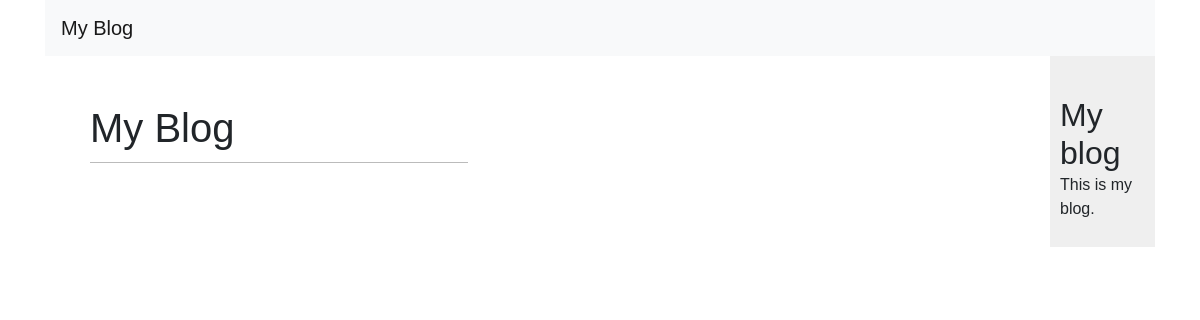
/blog/, run on an earlier commit of the app's database.
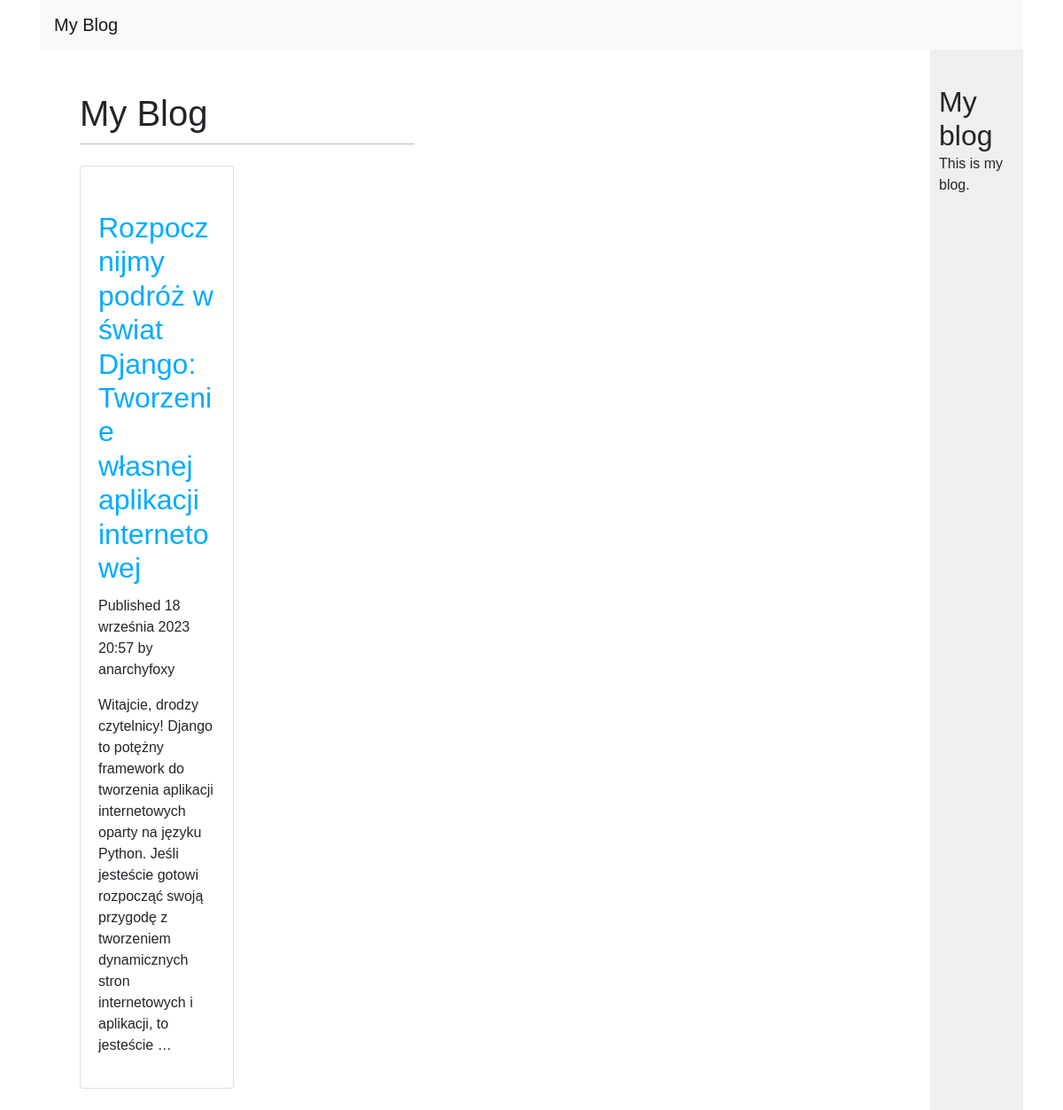
And on a later commit of the database.
### blog/models.py (models this page shows, shortened)
class Post(models.Model):
    class Status(models.TextChoices):
        DRAFT = 'DF', 'Roboczy'
        PUBLISHED = 'PB', 'Opublikowany'
    title = models.CharField(max_length=250)
    slug = models.SlugField(max_length=250)
    author = models.ForeignKey(User, on_delete=models.CASCADE, related_name='blog_posts')
    body = models.TextField()
    publish = models.DateTimeField(default=timezone.now)
    created = models.DateTimeField(auto_now_add=True)
    updated = models.DateTimeField(auto_now=True)
    status = models.CharField(max_length=2, choices=Status.choices, default=Status.DRAFT)
    object = models.Manager()
    published = PublishedManager()
    class Meta:
        ordering = ['-publish']
        indexes = [
            models.Index(fields=['-publish']),
        ]

### blog/views.py (the view)
# urls.py: path('', views.post_list, name='post_list'),
def post_list(request):
    posts = Post.published.all()
    return render(request, 'blog/post/list.html', {'posts': posts})

### blog/models.py (called while the page is built)
    def get_queryset(self):
        return super().get_queryset().filter(status=Post.Status.PUBLISHED)

### blog/templates/blog/post/list.html (shortened to what this page needs)
{% extends "blog/base.html" %}
{% block content %}
  <div class="container">
    <h1 class="mt-5">My Blog</h1>
    <div class="row mt-4">
      {% for post in posts %}
        <div class="col-md-6">
          <div class="card mb-4">
            <div class="card-body">
              <h2 class="card-title">
                <a href="{% url 'blog:post_detail' post.id %}">
                  {{ post.title }}
                </a>
              </h2>
              <p class="card-text">
                Published {{ post.publish }} by {{ post.author }}
              </p>
              <p class="card-text">
                {{ post.body|truncatewords:30|linebreaks }}
              </p>
            </div>
          </div>
        </div>
      {% endfor %}
    </div>
  </div>
{% endblock %}

### blog/templates/blog/base.html (shortened to what this page needs)
{% load static %}
<!DOCTYPE html>
<html>
<head>
  <link href="https://maxcdn.bootstrapcdn.com/bootstrap/4.5.2/css/bootstrap.min.css" rel="stylesheet">
  <link href="{% static "css/blog.css" %}" rel="stylesheet">
</head>
<body>
  <div class="container">
    <nav class="navbar navbar-expand-lg navbar-light bg-light">
      <a class="navbar-brand" href="#">My Blog</a>
    </nav>
    <div class="row">
      <div class="col-md-8">
        <div id="content">
          {% block content %}
          {% endblock %}
        </div>
      </div>
      <div class="col-md-4">
        <div id="sidebar">
          <h2>My blog</h2>
          <p>This is my blog.</p>
        </div>
      </div>
    </div>
  </div>
</body>
</html>

### blog/static/blog/blog.css (style rules this page uses)
body { margin:0; padding:0; font-family:helvetica, sans-serif; }
a { color:#00abff; text-decoration:none; }
h1 { font-weight:normal; border-bottom:1px solid #bbb; padding:0 0 10px 0; }
h2 { font-weight:normal; margin:30px 0 0; }
#content { float:left; width:60%; padding:0 0 0 30px; }
#sidebar { float:right; width:30%; padding:10px; background:#efefef; height:100%; }

What changed in the data, as far as the page shows it:
added Post: title "Rozpocznijmy podróż w świat Django: Tworzenie własnej aplikacji internetowej", publish "18 września 2023 20:57", author "anarchyfoxy", body "Witajcie, drodzy czytelnicy! Django to potężny framework do tworzenia aplikacji internetowych oparty na języku Python. Jeśli jesteście gotowi rozpocząć swoją przygodę z tworzeniem dynamicznych stron internetowych i aplikacji, to jesteście …"
